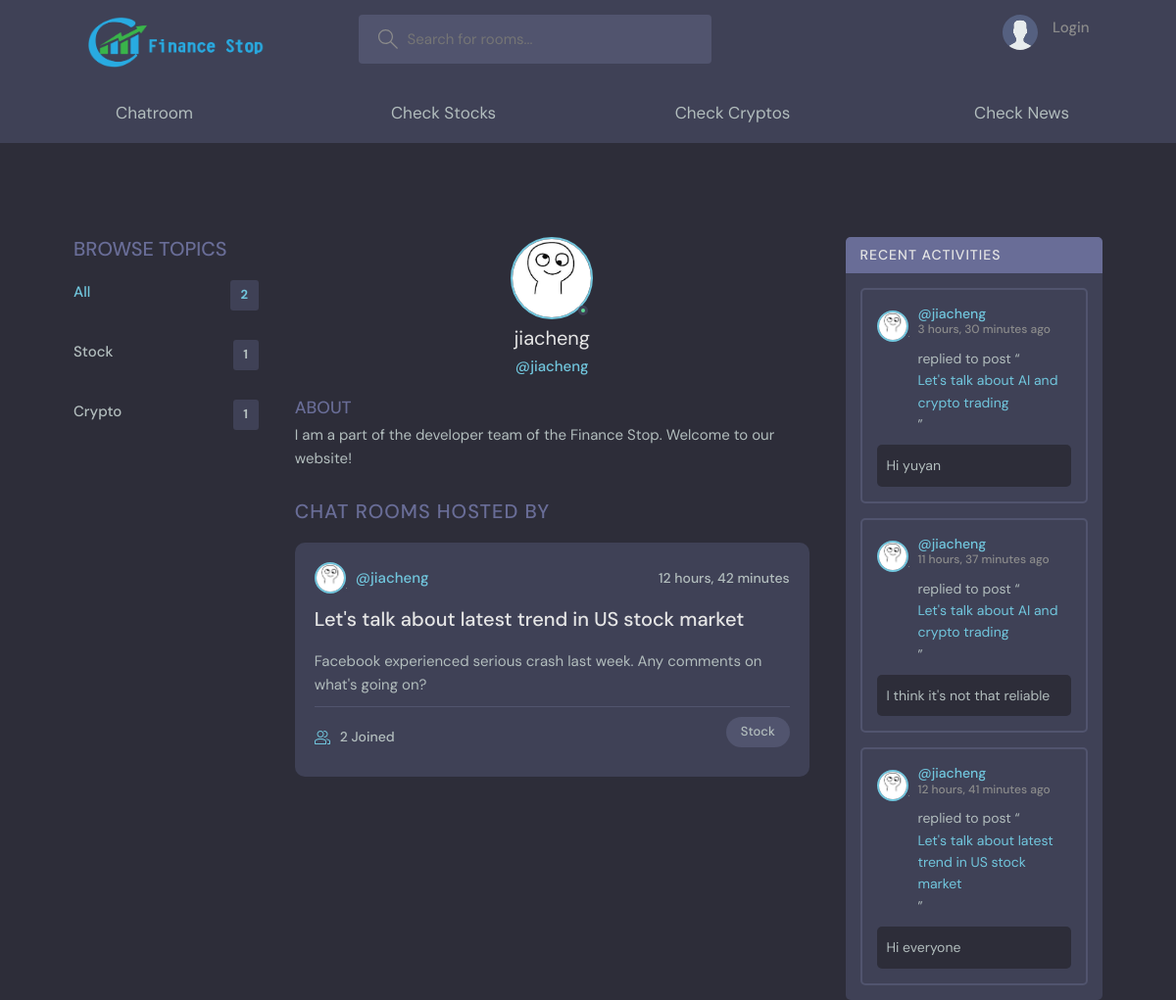
Page /profile/1/ on the committed database.
### base/models.py (models this page shows, shortened)
class Topic(models.Model):
    name = models.CharField(max_length=200)

class User(AbstractUser):
    pass
    name = models.CharField(max_length=200, null=True)
    email = models.EmailField(unique=True, null=True)
    bio = models.TextField(null=True)
    avatar = models.ImageField(null=True, default="avatar.svg")
    USERNAME_FIELD = 'email'
    REQUIRED_FIELDS = []

class Room(models.Model):
    host = models.ForeignKey(User, on_delete=models.SET_NULL, null=True)
    topic = models.ForeignKey(Topic, on_delete=models.SET_NULL, null=True)
    name = models.CharField(max_length=200)
    description = models.TextField(null=True, blank=True)
    participants = models.ManyToManyField(User, related_name='participants', blank = True)
    update = models.DateTimeField(auto_now=True)
    created = models.DateTimeField(auto_now_add=True)
    class Meta:
        ordering = ['-update', '-created']
    def __str__(self):
        return str(self.name)

class Message(models.Model):
    user = models.ForeignKey(User, on_delete=models.CASCADE)
    room = models.ForeignKey(Room, on_delete=models.CASCADE)
    body = models.TextField()
    updated = models.DateTimeField(auto_now=True)
    created = models.DateTimeField(auto_now_add=True)
    class Meta:
        ordering = ['-updated', '-created']
    def __str__(self):
        return self.body[0:50]

### base/views.py (the view)
# urls.py: path('profile/<str:pk>/', views.userProfile, name="user-profile"),
def userProfile(request, pk):
    user = User.objects.get(id=pk)
    rooms = user.room_set.all()
    room_messages = user.message_set.all()
    topics = Topic.objects.all()
    context = {'user': user, 'rooms': rooms,
               'room_messages': room_messages,
               'topics': topics}
    return render(request, 'base/profile.html', context)

### base/templates/base/profile.html (shortened to what this page needs)
{% extends 'main.html' %}
{% load static %}
{% block content %}
  <main class="profile-page layout layout--3">
    <div class="container">
      {% include 'base/topic_component.html' %}
      <div class="roomList">
        <div class="profile">
          <div class="profile__avatar">
            <div class="avatar avatar--large active">
              <img src="{{ user.avatar.url }}" />
            </div>
          </div>
          <div class="profile__info">
            <h3>{{ user.username }}</h3>
            <p>@{{ user.username }}</p>
          </div>
          <div class="profile__about">
            <h3>About</h3>
            <p>
                {{ user.bio }}
            </p>
          </div>
        </div>
        <div class="roomList__header">
          <div>
            <h2>Chat Rooms Hosted by </a>
            </h2>
          </div>
        </div>
        {% include 'base/feed_component.html' %}
      </div>
       {% include 'base/activity_component.html' %}
    </div>
  </main>
{% endblock content %}

### templates/main.html (shortened to what this page needs)
<!DOCTYPE html>
{% load static %}
<html lang="en">
  <head>
    <link rel="stylesheet" href="{% static 'styles/style.css' %}" />
    <link rel="stylesheet" href="https://cdn.jsdelivr.net/npm/bootstrap@4.3.1/dist/css/bootstrap.min.css">
  </head>
  {% include 'navbar.html' %}
  {% block content %}
  {% endblock %}
  <body>
  </body>
</html>

### templates/navbar.html (shortened to what this page needs)
{% load static %}
    <header class="header header--loggedIn">
      <div class="container">
        <a href="{%  url 'home' %}" class="header__logo">
            <img src="/static/image/logo.png">
        </a>
        <form class="header__search" method = "GET" action="{%  url 'chatroom' %}">
          <label>
            <input name = "q" placeholder="Search for rooms..." />
          </label>
        </form>
        <nav class="header__menu">
          {% if request.user.is_authenticated %}
          <div class="header__user">
            <a href="{% url 'user-profile' request.user.id %}">
              <div class="avatar avatar--medium active">
                <img src="{{ request.user.avatar.url }}" />
              </div>
              <p>{{ request.user.name }} <span>@{{ request.user.username }}</span></p>
            </a>
            <button class="dropdown-button">
              <svg version="1.1" xmlns="http://www.w3.org/2000/svg" width="32" height="32" viewBox="0 0 32 32">
                <title>chevron-down</title>
                <path d="M16 21l-13-13h-3l16 16 16-16h-3l-13 13z"></path>
              </svg>
            </button>
          </div>
          {% else %}
          <a href="{% url 'login' %}">
            <img src="{% static 'image/avatar.svg'%}" />
            <p>Login</p>
          </a>
          {% endif %}
        </nav>
      </div>
    </header>
<!DOCTYPE html>
<html lang="en" >
<head>
    <link rel='stylesheet' href="{% static 'styles/nav.css'%}">
    <link rel="stylesheet" href="{% static 'styles/style.css' %}" >
</head>
<body>
    <div class="navbar">
        <a href="{% url 'chatroom' %}">Chatroom</a>
        <a href="{% url 'stockSearch' %}">Check Stocks</a>
        <a href="{% url 'cryptoSearch' %}">Check Cryptos</a>
        <a href="{% url 'news' %}">Check News</a><br>
    </div><br>
    <br><br>
</body>
</html>

### base/templates/base/topic_component.html
<div class="topics">
          <div class="topics__header">
            <h2>Browse Topics</h2>
          </div>
          <ul class="topics__list">
            <li>
              <a href="{% url 'chatroom' %}" class="active">All <span>{{ topics.count }}</span></a>
            </li>
            {%  for topic in topics %}
            <li>
              <a href="{% url 'chatroom' %}?q={{topic.name}}">{{topic.name}} <span>{{ topic.room_set.all.count }}</span></a>
            </li>
            {% endfor %}
          </ul>
</div>

### base/templates/base/feed_component.html (shortened to what this page needs)
{%  for room in rooms %}
<div class="roomListRoom">
            <div class="roomListRoom__header">
              <a href="{% url 'user-profile' room.host.id %}" class="roomListRoom__author">
                <div class="avatar avatar--small">
                  <img src="{{ room.host.avatar.url }}" />
                </div>
                <span>@{{ room.host.username }}</span>
              </a>
              <div class="roomListRoom__actions">
                <span>{{ room.created|timesince }}</span>
              </div>
            </div>
            <div class="roomListRoom__content">
              <a href="{% url 'room' room.id %}">{{ room.name }}</a>
              <p> {{ room.description }}</p>
            </div>
            <div class="roomListRoom__meta">
              <a href="{% url 'room' room.id %}" class="roomListRoom__joined">
                {{ room.participants.all.count }} Joined
              </a>
              <p class="roomListRoom__topic">{{ room.topic.name }}</p>
            </div>
</div>
{%  endfor %}

### base/templates/base/activity_component.html (shortened to what this page needs)
<div class="activities">
          <div class="activities__header">
            <h2>Recent Activities</h2>
          </div>
          {% for message in room_messages %}
          <div class="activities__box">
            <div class="activities__boxHeader roomListRoom__header">
              <a href="{% url 'user-profile' message.user.id %}" class="roomListRoom__author">
                <div class="avatar avatar--small">
                  <img src="{{ message.user.avatar.url }}" />
                </div>
                <p>
                  @{{ message.user.username }}<span>{{ message.created|timesince}} ago</span>
                </p>
              </a>
            </div>
            <div class="activities__boxContent">
              <p>replied to post “<a href="{% url 'room' message.room.id %}">{{ message.room }}</a>”</p>
              <div class="activities__boxRoomContent">
                {{ message.body }}
              </div>
            </div>
          </div>
    {% endfor %}
</div>

### static/styles/nav.css (style rules this page uses)
.navbar { width: 100%; background-color: #3f4156; overflow: auto; }
.navbar a { float: left; padding: 12px; color: #b2bdbd; text-decoration: none; font-size: 17px; width: 25%; text-align: center; }

### rows in the picture
Topic: name "Stock", room_set.all.count "1"
Topic: name "Crypto", room_set.all.count "1"
User: avatar (picture), username "jiacheng", bio "I am a part of the developer team of the Finance Stop. Welcome to our website!"
Room: host.avatar (picture), host.username "jiacheng", created "12 hours, 42 minutes", name "Let's talk about latest trend in US stock market", description "Facebook experienced serious crash last week. Any comments on what's going on?", participants.all.count "2", topic.name "Stock"
Message: user.avatar (picture), user.username "jiacheng", created "3 hours, 30 minutes", room "Let's talk about AI and crypto trading", body "Hi yuyan"
Message: user.avatar (picture), user.username "jiacheng", created "11 hours, 37 minutes", room "Let's talk about AI and crypto trading", body "I think it's not that reliable"
Message: user.avatar (picture), user.username "jiacheng", created "12 hours, 41 minutes", room "Let's talk about latest trend in US stock market", body "Hi everyone"

### other values in the picture
{{ topics.count }} "2"
